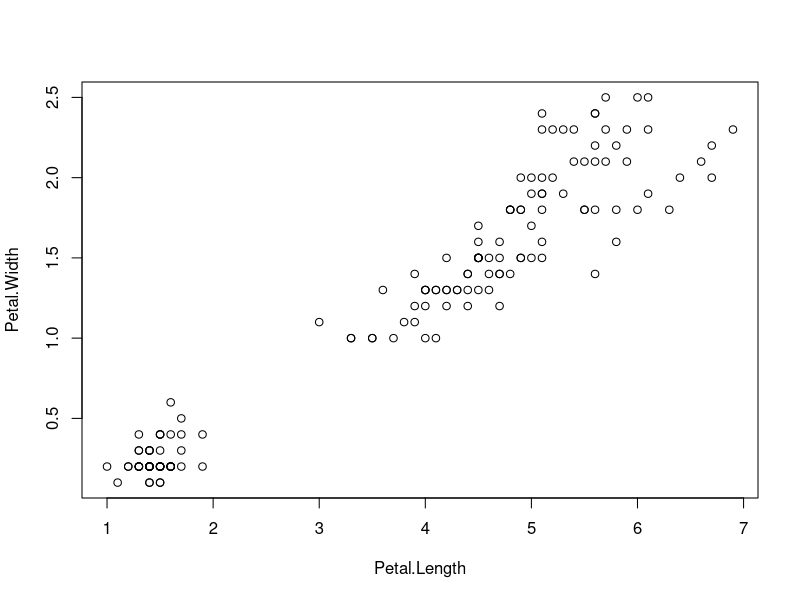

Reproduce this figure in R. (Note: this script raises an error after producing the figure.)
attach(iris)
View(iris)

plot(Petal.Length, Petal.Width)
cor(Petal.Length, Petal.Width)


model <- lm(Petal.Width~Petal.Length)
model
summary(model)
anova(model)
plot(x,y)
abline(model)
